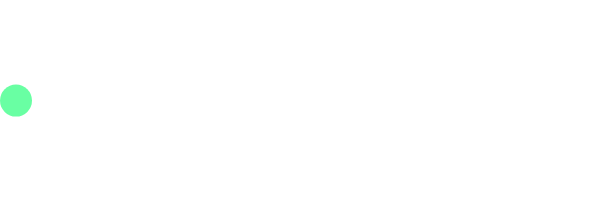
Frame 1 (no input)
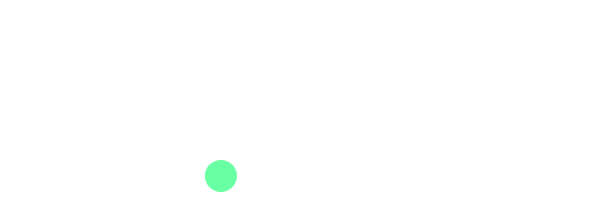
Frame 60 (no input)
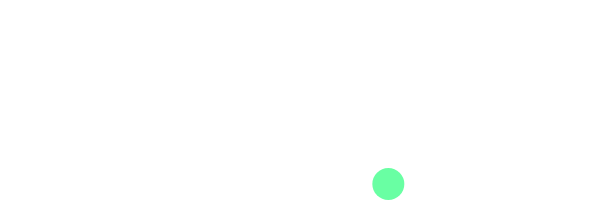
Frame 120 (the mouse pressed at the canvas centre since frame 60)

The p5.js sketch that drew these frames (run headless with seeded random() and noise() and a simulated clock; from frame 60 on, the mouse is pressed at the canvas centre):

// p5.js sketch
// ── sketch.js
/* Daniel Shiffman http://codingtra.in http://patreon.com/codingtrain Code for: https://youtu.be/cXgA1d_E-jY&.
Modificeret til gymnasiebrug af Simon Moe*/

var ball;


function setup() {
    createCanvas(600, 200);
    ball = new Ball(0, height/2, 32, 4);
}

function draw() {    
    background(255);

    ball.update();
    ball.show();      

}

function mousePressed(){
        ball.click();
}

function mouseClicked(){
}

function keyPressed(){
    if(key = ' '){
        ball.up();
    }
}


/*
OPGAVER I PLENUM 

I denne skitse oprettes der en instans af objektet bold (ball.js)

Vi vil gerne give bolden nogle flere egenskaber - en titel og en url, oms man kommer hen til når man klikker på den. 

Opret først to nye variable øverst: 

var titel = "Din sidetitel";
var url = link til din side.

Send nu de to nye variable med i objektets constructor - den bruger dem ikke endnu men det kan den komme til.

Gå ind i ball.js og løs opgaverne der. 


*/
// ── ball.js
/* Udviklet af Daniel Shiffman - http://patreon.com/codingtrain
Videre modificeret og udviklet til gymnasiebrug af Simon Moe 
*/

function Ball(x, y, size, xspeed) {
    this.y = y;
    this.x = x;
    this.size = size;
    this.col = [0, 255, 100, 150];
    this.xspeed = xspeed;
    
    this.gravity = .6;
    this.velocity = 0;
    this.yfriction = this.size * 0.0015;
    this.xfriction = .996;
    this.lift =  15;

  this.show = function() {
    fill(this.col);
    noStroke();
    ellipse(this.x, this.y, this.size, this.size);
  }
  
  this.click = function(){
      if(dist(this.x, this.y, mouseX, mouseY) < this.size){

      }
  }

  this.update = function() {      
      this.velocity += this.gravity;
      this.velocity *= (1 - this.yfriction);
      this.y += this.velocity;
      
      this.xspeed *= this.xfriction;
      this.x += this.xspeed;
            
      if(this.y > height - this.size/2){
          this.y = height - this.size/2;
          this.velocity = -this.velocity;
      }
      if(this.y <= this.size/2){
          this.y = this.size/2;
          this.velocity = - this.velocity;
      }
      if(this.x > width - this.size/2){
          this.x = width - this.size/2;
          this.xspeed = - this.xspeed;
      }
      if(this.x <= this.size/2){
          this.x = this.size/2;
          this.xspeed = -this.xspeed;
      }
      
  }

  this.up = function() {
      this.velocity -= this.lift;
      this.xspeed = random(-4,4);
  }
 
}

/*

OPGAVER 

Her har vi så objektet bold. Lige nu tager det fire parametre i constructoren: x, y, size, xspeed. Tilføj to mere: titel og url - og husk at gøre dem lokale nedenfor, ex:

this.titel = titel; 

Brug funktionen text(string, x, y) til at skrive sidetitlen på bolden;

*/
